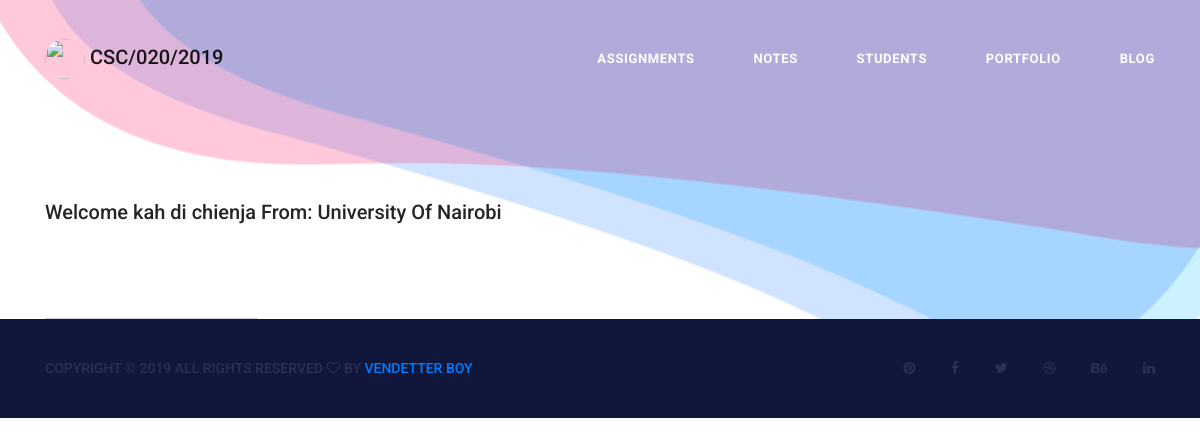
Page /Notes/ (signed in) on the earlier database version.
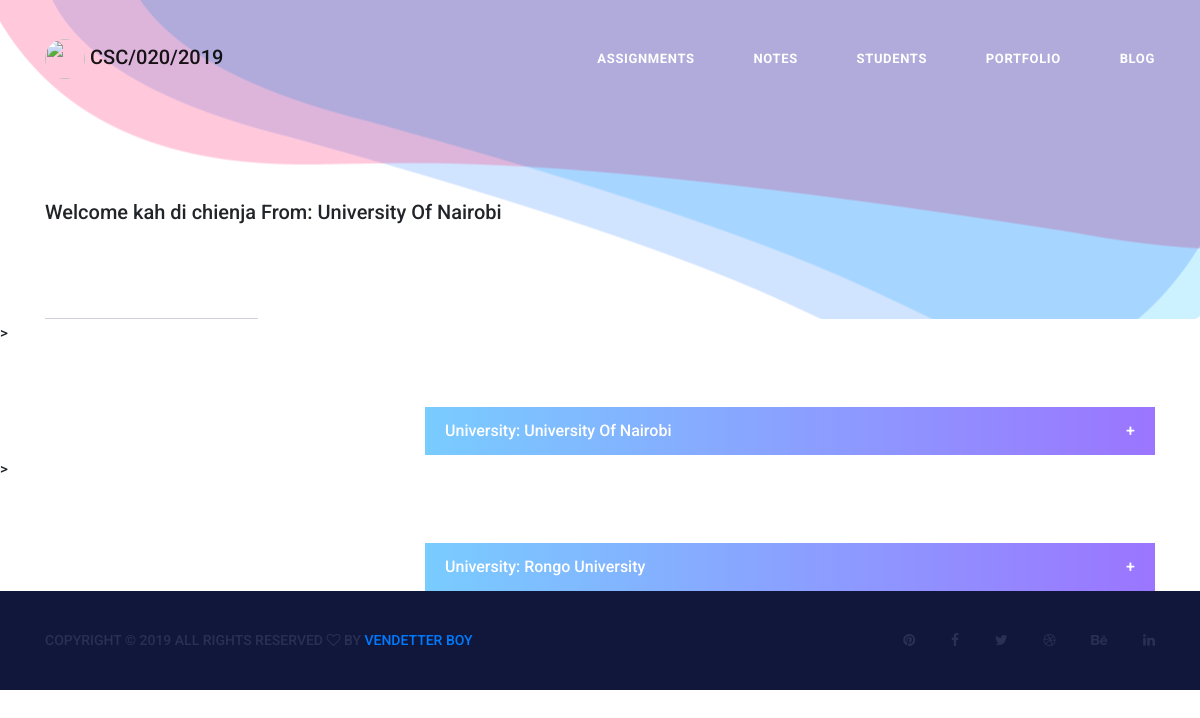
Same page on the later database version.
### notes/models.py (models this page shows, shortened)
class NotesUpload(models.Model):
    university = models.ForeignKey('University', on_delete=models.CASCADE)
    unit_name = models.CharField(max_length=30)
    unit_code = models.CharField(max_length=30)
    Comment = models.TextField()
    notes_file = models.FileField(upload_to = 'Notes/universitynotes/', null = True, blank = True)
    timestamp = models.DateTimeField(default = datetime.now, blank = True)

class University(models.Model):
    name = models.CharField(max_length=30)
    timestamp = models.DateTimeField(default = datetime.now, blank = True)
    def __str__(self):
        fullname = self. name
        return fullname

### notes/views.py (the view)
# urls.py: path('', views.notes_home_view, name = 'notes_home_view'),
def notes_home_view(request):
    if request.user.is_authenticated:
        notes = NotesUpload.objects.all()
        context = {
            'notes': notes,
        }
        return render(request, "notes.html", context)
    else:
        return redirect('/')
    return render(request, "notes.html")

### accounts/models.py (called while the page is built)
    @property
    def is_active(self):
        return self.active

### notes/templates/notes.html (shortened to what this page needs)
{% extends "account/base.html" %}
{% load static %}
{% block content %}
{% include "account/dashboardnav.html" %}
{% if user.is_authenticated %}
<section class="banner_area">
    <div class="container">
        <div class="banner_inner_text">
            <h5>Welcome {{ user.username}} From: {{ user.university }}</h5>
        </div>
    </div>
</section>
{% for note in notes %}>
<div class="container">
    <div class="row">
        <div class="col-md-4"></div>
        <div class="col-md-8">
            <div id="accordion" role="tablist" class="solution_collaps">
                <div class="card">
                    <div class="card-header" role="tab" id="headingThree">
                        <h5 class="mb-0">
                            <a class="collapsed" data-toggle="collapse" href="#{{note.unit_code}}" aria-expanded="false" aria-controls="{{note.unit_code}}">
                                University: {{note.university}} <i class="minus">-</i><i class="plus">+</i>
                            </a>
                        </h5>
                    </div>
                </div>
            </div>
        </div>
    </div>
</div>
{% endfor %}
{% endif %}
<footer class="footr_area">
    <div class="footer_copyright">
        <div class="container">
            <div class="float-sm-left">
                <h5>
                    Copyright &copy;
                    <script>document.write(new Date().getFullYear());</script> All rights reserved
                    <i class="fa fa-heart-o" aria-hidden="true"></i> by <a href="http://al-masi.com"
                        target="_blank">Vendetter Boy</a>
                </h5>
            </div>
            <div class="float-sm-right">
                <ul>
                    <li><a href="#"><i class="fa fa-pinterest"></i></a></li>
                    <li><a href="#"><i class="fa fa-facebook"></i></a></li>
                    <li><a href="#"><i class="fa fa-twitter"></i></a></li>
                    <li><a href="#"><i class="fa fa-dribbble"></i></a></li>
                    <li><a href="#"><i class="fa fa-behance"></i></a></li>
                    <li><a href="#"><i class="fa fa-linkedin"></i></a></li>
                </ul>
            </div>
        </div>
    </div>
</footer>
{% endblock %}

Differences in the rows shown:
added NotesUpload: university "University Of Nairobi"
added NotesUpload: university "Rongo University"
